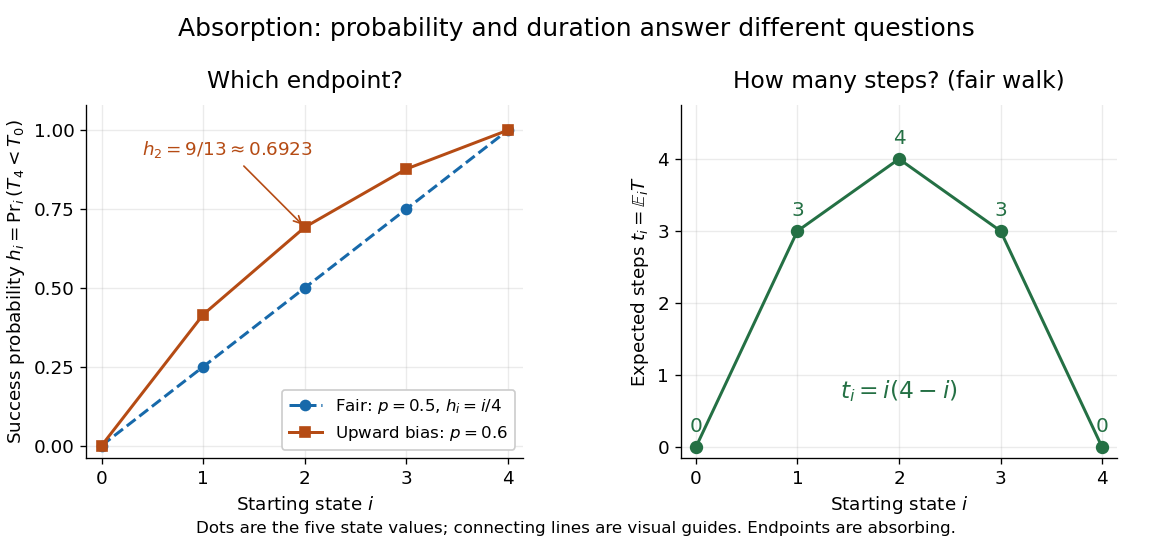

Write Python code to recreate this figure.
"""Draw exact state values; run from _media to write the matching PNG.

Tested with Python 3.14.4, Matplotlib 3.10.7 and NumPy 2.3.5.
"""

import os
import tempfile
from pathlib import Path

os.environ.setdefault("MPLCONFIGDIR", str(Path(tempfile.gettempdir()) / "codex-wiki-batch70-mpl"))

import matplotlib

matplotlib.use("Agg")
import matplotlib.pyplot as plt
import numpy as np


def main():
    plt.rcParams.update({"font.size": 11, "font.family": "DejaVu Sans"})
    states = np.arange(5)
    fair = states / 4
    r = 2 / 3
    biased = (1 - r ** states) / (1 - r ** 4)
    duration = states * (4 - states)
    fig, (left, right) = plt.subplots(1, 2, figsize=(9.6, 4.6), dpi=120, facecolor="white")
    blue, orange, green = "#1769aa", "#b54b14", "#247044"
    for ax in (left, right):
        ax.set_facecolor("white")
        ax.set_xlim(-0.15, 4.15)
        ax.set_xticks(states)
        ax.set_xlabel(r"Starting state $i$")
        ax.grid(alpha=0.25)
        ax.spines[["top", "right"]].set_visible(False)
    left.plot(states, fair, "o--", color=blue, linewidth=1.8, markersize=6,
              label=r"Fair: $p=0.5$, $h_i=i/4$")
    left.plot(states, biased, "s-", color=orange, linewidth=1.8, markersize=6,
              label=r"Upward bias: $p=0.6$")
    left.set_title("Which endpoint?", fontsize=14, pad=10)
    left.set_ylabel(r"Success probability $h_i=\Pr_i(T_4<T_0)$")
    left.set_ylim(-0.04, 1.08)
    left.set_yticks([0, 0.25, 0.5, 0.75, 1])
    left.annotate(r"$h_2=9/13\approx0.6923$", (2, biased[2]), xytext=(0.4, 0.92),
                  color=orange, arrowprops={"arrowstyle": "->", "color": orange}, fontsize=11)
    left.legend(loc="lower right", fontsize=10, framealpha=1)
    right.plot(states, duration, "o-", color=green, linewidth=1.8, markersize=7)
    right.set_title("How many steps? (fair walk)", fontsize=14, pad=10)
    right.set_ylabel(r"Expected steps $t_i=\mathbb{E}_i T$")
    right.set_ylim(-0.15, 4.75)
    right.set_yticks([0, 1, 2, 3, 4])
    for i, value in enumerate(duration):
        right.annotate(str(value), (i, value), xytext=(0, 9), textcoords="offset points",
                       ha="center", color=green, fontsize=12)
    right.text(0.5, 0.17, r"$t_i=i(4-i)$", transform=right.transAxes,
               ha="center", color=green, fontsize=14)
    fig.suptitle("Absorption: probability and duration answer different questions", fontsize=15, y=0.97)
    fig.text(0.5, 0.035, "Dots are the five state values; connecting lines are visual guides. Endpoints are absorbing.",
             ha="center", fontsize=10)
    fig.subplots_adjust(left=0.075, right=0.97, top=0.81, bottom=0.17, wspace=0.36)
    fig.savefig(Path(__file__).with_suffix(".png").name, facecolor="white", transparent=False)
    plt.close(fig)


if __name__ == "__main__":
    main()
